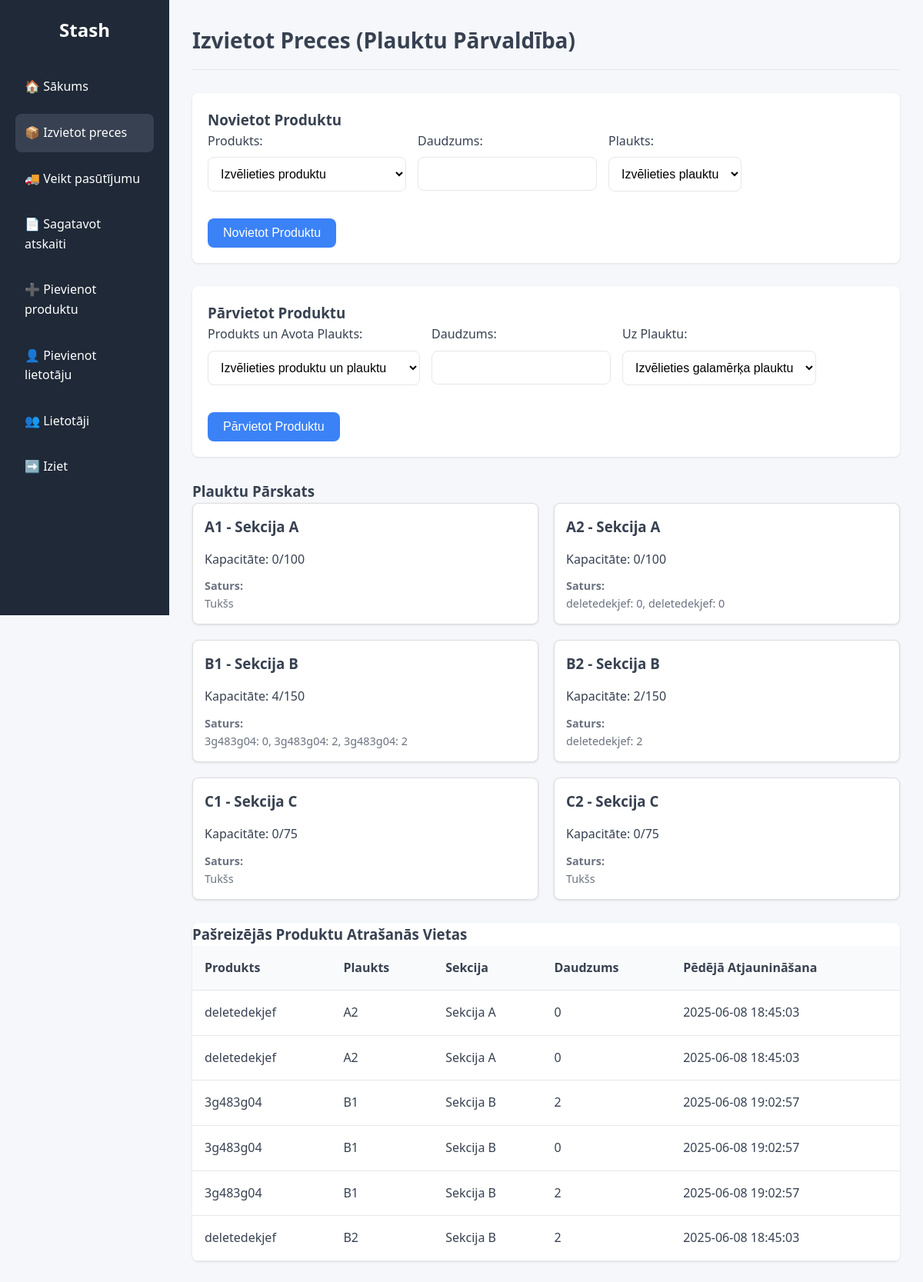
The app's page /manage_inventory.php (signed in) with its own data.
### tables this page shows
CREATE TABLE `shelves` (
  `id` int(11) NOT NULL,
  `shelf_code` varchar(50) NOT NULL,
  `section` varchar(50) NOT NULL,
  `capacity` int(11) NOT NULL,
  `description` text DEFAULT NULL,
  `created_at` timestamp NOT NULL DEFAULT current_timestamp()
);

CREATE TABLE `product_locations` (
  `id` int(11) NOT NULL,
  `product_id` int(11) NOT NULL,
  `shelf_id` int(11) NOT NULL,
  `quantity` int(11) NOT NULL,
  `last_updated` timestamp NOT NULL DEFAULT current_timestamp() ON UPDATE current_timestamp(),
  `updated_by` int(11) NOT NULL
);

CREATE TABLE `products` (
  `id` int(11) NOT NULL,
  `name` varchar(255) NOT NULL,
  `description` text DEFAULT NULL,
  `category` varchar(100) NOT NULL,
  `company_id` varchar(100) DEFAULT NULL,
  `quantity` int(11) NOT NULL DEFAULT 0,
  `price` decimal(10,2) NOT NULL DEFAULT 0.00,
  `user_id` int(11) DEFAULT NULL,
  `created_at` timestamp NOT NULL DEFAULT current_timestamp(),
  `updated_at` timestamp NOT NULL DEFAULT current_timestamp() ON UPDATE current_timestamp()
);

### manage_inventory.php (the view, shortened to what this page needs)
<?php
include 'db.php';
$shelves_result = $conn->query("
    SELECT s.*,
        COALESCE(SUM(pl.quantity), 0) as used_capacity,
        GROUP_CONCAT(CONCAT(p.name, ': ', pl.quantity) SEPARATOR ', ') as contents
    FROM shelves s
    LEFT JOIN product_locations pl ON s.id = pl.shelf_id
    LEFT JOIN products p ON pl.product_id = p.id
    GROUP BY s.id
    ORDER BY s.section, s.shelf_code
");
$shelves = $shelves_result->fetch_all(MYSQLI_ASSOC);
$locations_result = $conn->query("
    SELECT pl.*, s.shelf_code, s.section, p.name as product_name
    FROM product_locations pl
    JOIN shelves s ON pl.shelf_id = s.id
    JOIN products p ON pl.product_id = p.id
    ORDER BY s.section, s.shelf_code
");
$locations = $locations_result->fetch_all(MYSQLI_ASSOC);
?>
<!DOCTYPE html>
<html lang="lv">
<head>
    <link rel="stylesheet" href="style.css">
</head>
<body>
<div class="wrapper">
    <aside class="sidebar">
        <h1 class="logo">Stash</h1>
        <nav class="menu">
            <a href="index.php" class="menu-item">🏠 Sākums</a>
            <?php if (isset($_SESSION['permissions']['can_manage_inventory']) && $_SESSION['permissions']['can_manage_inventory']): ?>
                <a href="manage_inventory.php" class="menu-item active">📦 Izvietot preces</a>
            <?php endif; ?>
            <?php if (isset($_SESSION['permissions']['can_make_order']) && $_SESSION['permissions']['can_make_order']): ?>
                <a href="make_order.php" class="menu-item">🚚 Veikt pasūtījumu</a>
            <?php endif; ?>
            <?php if (isset($_SESSION['permissions']['can_create_report']) && $_SESSION['permissions']['can_create_report']): ?>
                <a href="create_report.php" class="menu-item">📄 Sagatavot atskaiti</a>
            <?php endif; ?>
            <?php if (isset($_SESSION['permissions']['can_add_product']) && $_SESSION['permissions']['can_add_product']): ?>
                <a href="add_product.php" class="menu-item">➕ Pievienot produktu</a>
            <?php endif; ?>
            <?php if (isset($_SESSION['permissions']['can_add_user']) && $_SESSION['permissions']['can_add_user']): ?>
                <a href="add_user.php" class="menu-item">👤 Pievienot lietotāju</a>
            <?php endif; ?>
            <?php if (isset($_SESSION['permissions']['can_manage_users']) && $_SESSION['permissions']['can_manage_users']): ?>
                <a href="manage_users.php" class="menu-item">👥 Lietotāji</a>
            <?php endif; ?>
            <a href="logout.php" class="menu-item">➡️ Iziet</a>
        </nav>
    </aside>
    <main class="content">
        <header class="page-header">
            <h2>Izvietot Preces (Plauktu Pārvaldība)</h2>
        </header>
        <section class="action-form">
            <h3>Novietot Produktu</h3>
            <form method="POST" action="">
                <div class="form-row">
                    <div class="form-group">
                        <label for="product_id">Produkts:</label>
                        <select name="product_id" id="product_id" required>
                            <option value="">Izvēlieties produktu</option>
                        </select>
                    </div>
                    <div class="form-group">
                        <label for="quantity">Daudzums:</label>
                        <input type="number" name="quantity" id="quantity" min="1" required>
                    </div>
                    <div class="form-group">
                        <label for="to_shelf_id">Plaukts:</label>
                        <select name="to_shelf_id" id="to_shelf_id" required>
                            <option value="">Izvēlieties plauktu</option>
                        </select>
                    </div>
                </div>
                <button type="submit" class="button">Novietot Produktu</button>
            </form>
        </section>
        <section class="action-form">
            <h3>Pārvietot Produktu</h3>
            <form method="POST" action="">
                <div class="form-row">
                    <div class="form-group">
                        <label for="transfer_product_id">Produkts un Avota Plaukts:</label>
                        <select name="product_id" id="transfer_product_id" required>
                            <option value="">Izvēlieties produktu un plauktu</option>
                    </select>
                    </div>
                    <div class="form-group">
                        <label for="transfer_quantity">Daudzums:</label>
                        <input type="number" name="quantity" id="transfer_quantity" min="1" required>
                    </div>
                    <div class="form-group">
                        <label for="transfer_to_shelf_id">Uz Plauktu:</label>
                        <select name="to_shelf_id" id="transfer_to_shelf_id" required>
                            <option value="">Izvēlieties galamērķa plauktu</option>
                    </select>
                    </div>
                </div>
                <button type="submit" class="button">Pārvietot Produktu</button>
                </form>
        </section>
        <section>
            <h3>Plauktu Pārskats</h3>
            <div class="shelf-grid">
                <?php foreach ($shelves as $shelf): ?>
                    <div class="shelf-card">
                        <h3><?= htmlspecialchars($shelf['shelf_code']) ?> - Sekcija <?= substr($shelf['section'], -1) ?></h3>
                        <p>Kapacitāte: <?= $shelf['used_capacity'] ?>/<?= $shelf['capacity'] ?></p>
                        <div class="shelf-contents">
                            <strong>Saturs:</strong><br>
                            <?= $shelf['contents'] ? htmlspecialchars($shelf['contents']) : 'Tukšs' ?>
                        </div>
                    </div>
                <?php endforeach; ?>
            </div>
        </section>
        <section class="table-section">
            <h3>Pašreizējās Produktu Atrašanās Vietas</h3>
            <table class="product-table">
                <thead>
                    <tr>
                        <th>Produkts</th>
                        <th>Plaukts</th>
                        <th>Sekcija</th>
                        <th>Daudzums</th>
                        <th>Pēdējā Atjaunināšana</th>
                    </tr>
                </thead>
                <tbody>
                    <?php if (!empty($locations)): ?>
                        <?php foreach ($locations as $location): ?>
                            <tr>
                                <td><?= htmlspecialchars($location['product_name']) ?></td>
                                <td><?= htmlspecialchars($location['shelf_code']) ?></td>
                                <td>Sekcija <?= substr($location['section'], -1) ?></td>
                                <td><?= htmlspecialchars($location['quantity']) ?></td>
                                <td><?= htmlspecialchars($location['last_updated']) ?></td>
                            </tr>
                        <?php endforeach; ?>
                    <?php else: ?>
                        <tr><td colspan="5" class="no-data">Nav atrasta neviena produkta atrašanās vieta.</td></tr>
                    <?php endif; ?>
                </tbody>
            </table>
        </section>
    </main>
</div>
</body>
</html>

### style.css (style rules this page uses)
* { margin: 0; padding: 0; box-sizing: border-box; }
:root { --primary-color: #1f2937; --secondary-color: #374151; --accent-color: #3b82f6; --success-color: #10b981; --danger-color: #ef4444; --warning-color: #f59e0b; --text-color: #374151; --text-light: #6b7280; --background-color: #f5f7fa; --card-background: #ffffff; --border-radius: 8px; --transition: all 0.3s ease; }
body { font-family: 'Segoe UI', Tahoma, Geneva, Verdana, sans-serif; background-color: var(--background-color); color: var(--text-color); line-height: 1.6; }
.wrapper { display: flex; min-height: 100vh; }
.sidebar { width: 220px; background-color: var(--primary-color); color: white; padding: 20px; position: fixed; height: 100vh; overflow-y: auto; }
.logo { font-size: 24px; margin-bottom: 30px; text-align: center; font-weight: bold; }
.menu { display: flex; flex-direction: column; gap: 10px; }
.menu-item { color: white; text-decoration: none; padding: 12px; border-radius: var(--border-radius); transition: var(--transition); display: flex; align-items: center; gap: 10px; }
.menu-item:hover, .menu-item.active { background-color: var(--secondary-color); }
.content { flex-grow: 1; padding: 30px; margin-left: 220px; overflow-y: auto; }
.page-header { margin-bottom: 30px; padding-bottom: 15px; border-bottom: 1px solid #e5e7eb; }
.page-header h2 { font-size: 28px; color: var(--text-color); }
.form-group { margin-bottom: 20px; }
label { display: block; margin-bottom: 8px; color: var(--text-color); font-weight: 500; }
input[type="text"], input[type="password"], input[type="number"], input[type="date"], input[type="email"], select, textarea { width: 100%; padding: 12px; border: 1px solid #e5e7eb; border-radius: var(--border-radius); font-size: 16px; transition: var(--transition); background-color: white; }
.button, button[type="submit"], .action-button { display: inline-block; padding: 8px 16px; background-color: var(--accent-color); color: white; border: none; border-radius: var(--border-radius); font-size: 14px; cursor: pointer; transition: var(--transition); text-decoration: none; text-align: center; margin-right: 8px; min-width: 80px; }
button[type="submit"] { padding: 10px 20px; font-size: 16px; width: auto; min-width: 120px; }
.table-section { background: var(--card-background); border-radius: var(--border-radius); box-shadow: 0 1px 3px rgba(0,0,0,0.1); overflow: hidden; margin-bottom: 30px; }
.product-table, .user-table { width: 100%; border-collapse: collapse; }
.product-table th, .product-table td, .user-table th, .user-table td { padding: 16px; text-align: left; border-bottom: 1px solid #e5e7eb; }
.product-table th, .user-table th { background-color: #f9fafb; font-weight: 600; color: var(--text-color); }
.shelf-grid { display: grid; grid-template-columns: repeat(auto-fill, minmax(300px, 1fr)); gap: 20px; margin-bottom: 30px; }
.shelf-card { background: var(--card-background); border: 1px solid #ddd; padding: 15px; border-radius: var(--border-radius); box-shadow: 0 1px 3px rgba(0,0,0,0.1); }
.shelf-card h3 { margin-top: 0; color: var(--text-color); margin-bottom: 15px; }
.shelf-contents { margin-top: 10px; font-size: 0.9em; color: var(--text-light); }
.action-form { background: var(--card-background); padding: 20px; border-radius: var(--border-radius); margin-bottom: 30px; box-shadow: 0 1px 3px rgba(0,0,0,0.1); }
.form-row { display: flex; gap: 15px; margin-bottom: 15px; flex-wrap: wrap; }

### records on screen
shelves: shelf_code "A1", section "A", used_capacity "0", capacity "100", shows "Tukšs"
shelves: shelf_code "A2", section "A", used_capacity "0", capacity "100", contents "deletedekjef: 0, deletedekjef: 0"
shelves: shelf_code "B1", section "B", used_capacity "4", capacity "150", contents "3g483g04: 0, 3g483g04: 2, 3g483g04: 2"
shelves: shelf_code "B2", section "B", used_capacity "2", capacity "150", contents "deletedekjef: 2"
shelves: shelf_code "C1", section "C", used_capacity "0", capacity "75", shows "Tukšs"
shelves: shelf_code "C2", section "C", used_capacity "0", capacity "75", shows "Tukšs"
product_locations: product.name "deletedekjef", shelf.shelf_code "A2", shelf.section "A", quantity "0", last_updated "2025-06-08 18:45:03"
product_locations: product.name "deletedekjef", shelf.shelf_code "A2", shelf.section "A", quantity "0", last_updated "2025-06-08 18:45:03"
product_locations: product.name "3g483g04", shelf.shelf_code "B1", shelf.section "B", quantity "2", last_updated "2025-06-08 19:02:57"
product_locations: product.name "3g483g04", shelf.shelf_code "B1", shelf.section "B", quantity "0", last_updated "2025-06-08 19:02:57"
product_locations: product.name "3g483g04", shelf.shelf_code "B1", shelf.section "B", quantity "2", last_updated "2025-06-08 19:02:57"
product_locations: product.name "deletedekjef", shelf.shelf_code "B2", shelf.section "B", quantity "2", last_updated "2025-06-08 18:45:03"
